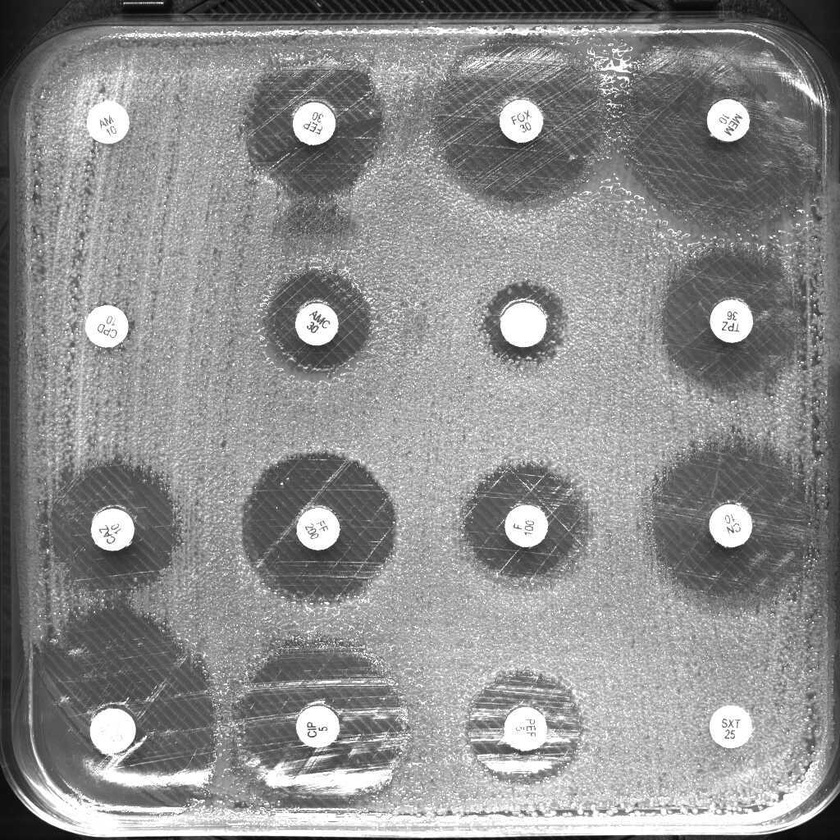
#> input picture 6.65.1. original.jpg, 840 x 840 px, shrunk from 1024 x 1024 before the run
$ python canny.py   (older library calls are emulated)
#> lines starting #> are read from the running program, lines starting #| are printed output that depends on the picture; after the words box and inside, x2 and y2 are one past the last pixel; in counts of white or black regions, pixels touching at a corner belong together
#> further down, frame is the input picture: shape (840, 840, 3); min 1, max 255, mean 140.7
import numpy as np
import cv2
import matplotlib.pyplot as plt

def manual_canny(img_color, low_threshold=50, high_threshold=150):
    # 1. Color Filtering (Use the BGR color image here)
    # Note: If the image is inverted, your target values might change!
#> called with low_threshold = 100, high_threshold = 150
    img_invert = cv2.bitwise_not(img_color)
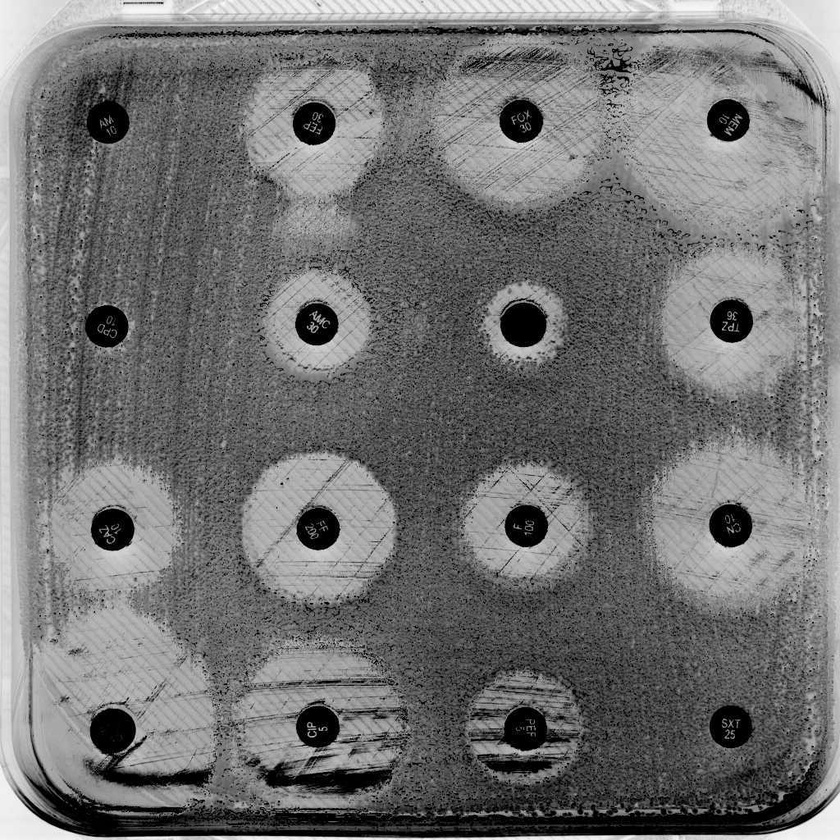
#> img_invert: shape (840, 840, 3); min 0, max 254, mean 114.3

    lower_gray = np.array([156, 156, 156])
    upper_gray = np.array([175, 175, 175])

    # This creates a binary mask (Black and White)
    mask = cv2.inRange(img_invert, lower_gray, upper_gray)
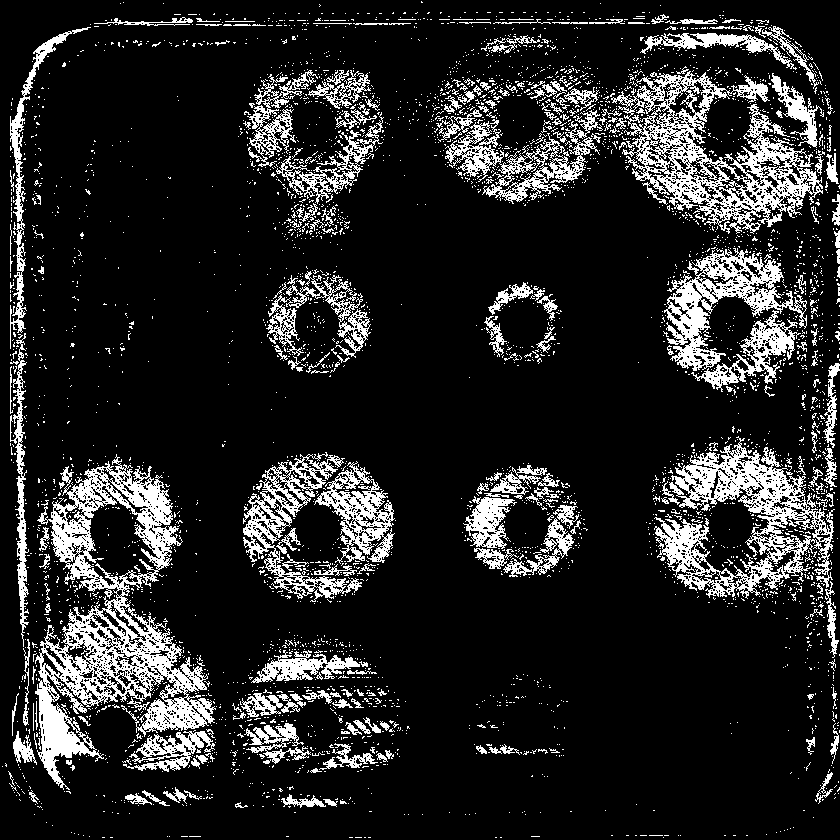
#> mask: shape (840, 840); 15.1% white; 4075 white regions (3829 under 20 px), largest, box (x1, y1, x2, y2) and area: (35, 454, 216, 790) 18815, (611, 71, 823, 234) 11396, (654, 436, 835, 599) 10208


    # 2. Noise Reduction
    img_blur = cv2.GaussianBlur(mask, (9, 9), 10)


    # 3. Gradient Calculation
    gx = cv2.Sobel(np.float32(img_blur), cv2.CV_64F, 1, 0, ksize=3)
    gy = cv2.Sobel(np.float32(img_blur), cv2.CV_64F, 0, 1, ksize=3)
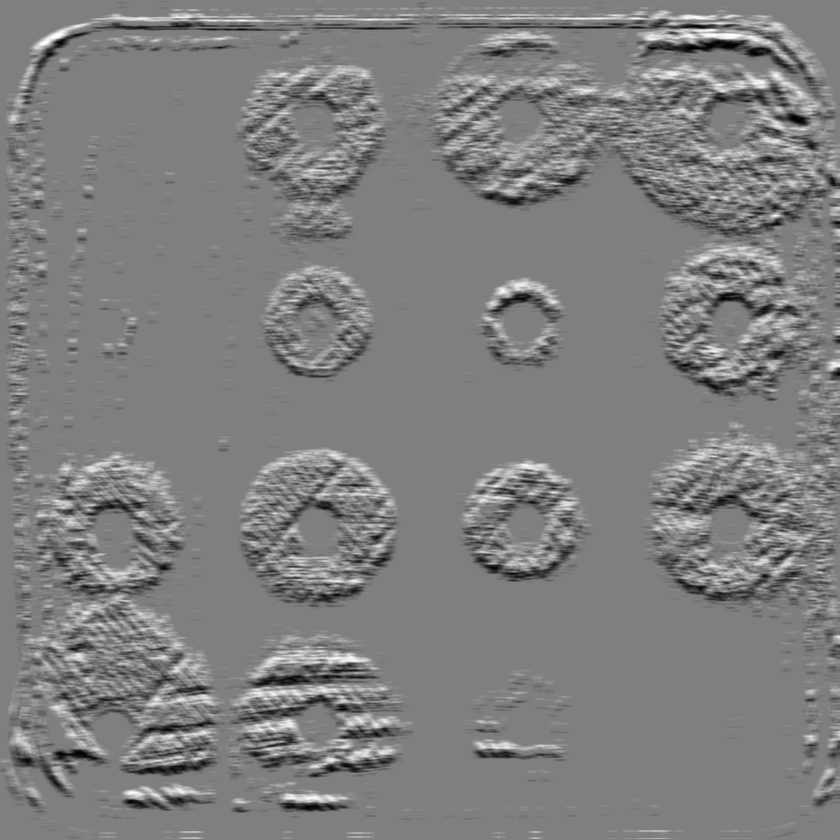
#> gy: shape (840, 840) float64; min -235, max 236, mean 0.1; drawn with min black and max white
    mag, ang = cv2.cartToPolar(gx, gy, angleInDegrees=True)

    # Use the mask shape (which is 2D: height, width)
    height, width = mask.shape
#> height = 840; width = 840
    nms = np.zeros_like(mag)

    # 4. Non-Maximum Suppression
    ang = ang % 180
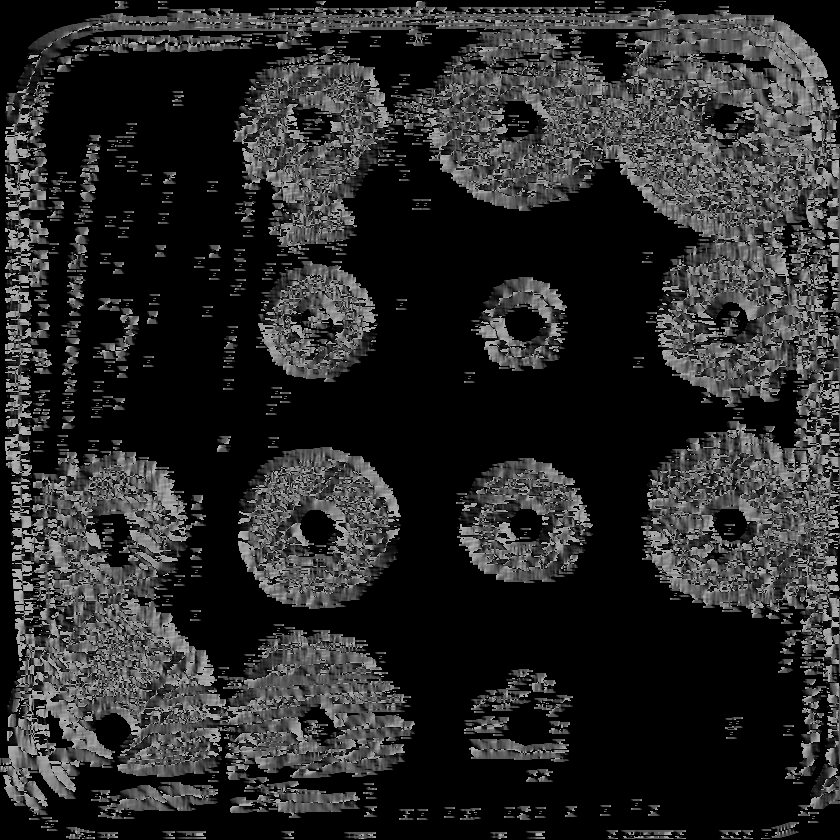
#> ang: shape (840, 840) float64; min 0, max 179.8, mean 41.5
    for i in range(1, height - 1):
        for j in range(1, width - 1):
            q, r = 255, 255
            if (0 <= ang[i,j] < 22.5) or (157.5 <= ang[i,j] <= 180):
                q, r = mag[i, j+1], mag[i, j-1]
            elif (22.5 <= ang[i,j] < 67.5):
                q, r = mag[i+1, j-1], mag[i-1, j+1]
            elif (67.5 <= ang[i,j] < 112.5):
                q, r = mag[i+1, j], mag[i-1, j]
            elif (112.5 <= ang[i,j] < 157.5):
                q, r = mag[i-1, j-1], mag[i+1, j+1]

            if mag[i,j] >= q and mag[i,j] >= r:
                nms[i,j] = mag[i,j]
            else:
                nms[i,j] = 0
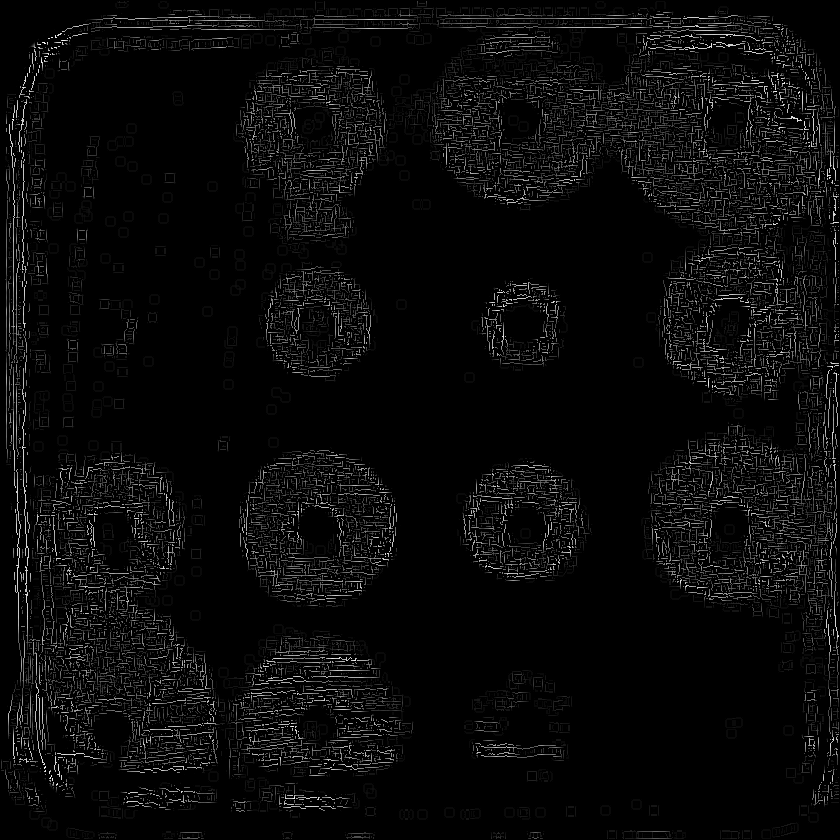
#> nms: shape (840, 840) float64; min 0, max 284.9, mean 11.5; drawn with min black and max white

    # 5. Double Thresholding
    res = np.zeros_like(nms)
    res[nms >= high_threshold] = 255
    res[(nms >= low_threshold) & (nms < high_threshold)] = 50

    return res

# --- Main Execution ---
frame = cv2.imread('6.65.1. original.jpg')

if frame is None:
    print("Error: image not found!")
else:
    # Pass the COLOR frame, not the grayscale one
    canny_img = manual_canny(frame, 100, 150)
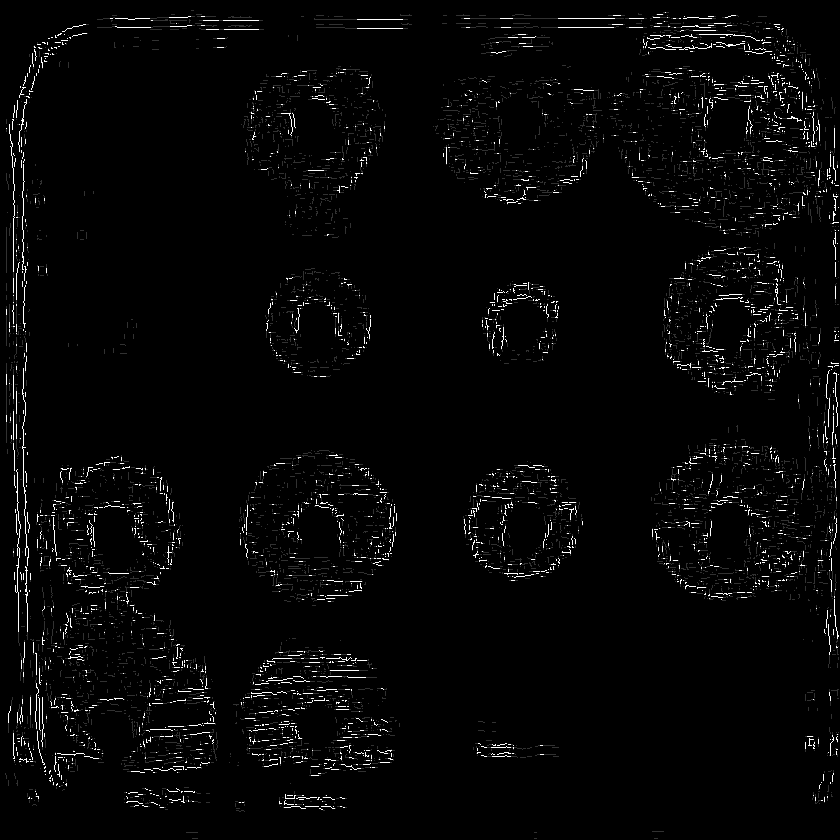
#> canny_img: shape (840, 840) float64; min 0, max 255, mean 6.5

    # Create the mask separately just for the plot display
    img_invert = cv2.bitwise_not(frame)
    mask = cv2.inRange(img_invert, np.array([156,156,156]), np.array([175,175,175]))
    img_blur = cv2.GaussianBlur(mask, (9, 9), 10)

    plt.figure(figsize=(15, 5))
    plt.subplot(1, 3, 1)
    plt.title('Input Image')
    plt.imshow(cv2.cvtColor(frame, cv2.COLOR_BGR2RGB))
    plt.axis('off')

    plt.subplot(1, 3, 2)
    plt.title('Canny Edges (from Mask)')
    plt.imshow(canny_img, cmap='gray')
    plt.axis('off')

    plt.subplot(1, 3, 3)
    plt.title('Color Range Mask(Thresholding)')
    plt.imshow(mask, cmap='gray')
    plt.axis('off')

    plt.show()


# [12 lines of commented-out code are left out]
